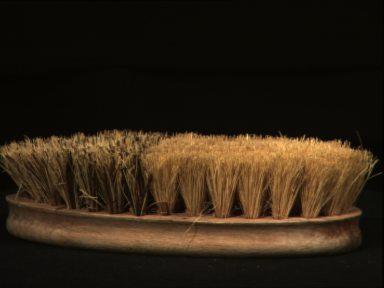
#> input picture algo_unit_test/test2.png, 384 x 288 px
$ python test_harris.py   (Python 2 division)
#> lines starting #> are read from the running program, lines starting #| are printed output that depends on the picture; after the words box and inside, x2 and y2 are one past the last pixel; in counts of white or black regions, pixels touching at a corner belong together
import cv2
import numpy as np

filename = 'test2.png'
img = cv2.imread(filename)
#> img is the input picture: shape (288, 384, 3); mean B, G, R 19.8, 34.3, 46.1
gray = cv2.cvtColor(img,cv2.COLOR_BGR2GRAY)
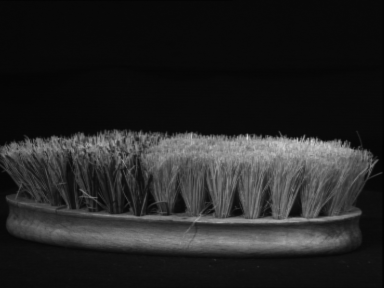
#> gray: shape (288, 384); min 1, max 216, mean 36.2

gray = np.float32(gray)
dst = cv2.cornerHarris(gray,2,3,0.04)
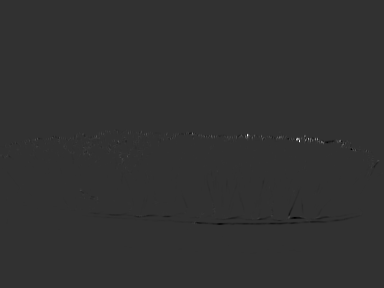
#> dst: shape (288, 384) float32; min -3828034.5, max 15926985, mean -688.5; drawn with min black and max white
#dst = cv2.goodFeaturesToTrack(gray, 500, 0.03, 10, None, None, 2, useHarrisDetector=True, k=0.04)

print dst
#> (printed output is left out)
print dst.shape
#| (288, 384)

#result is dilated for marking the corners, not important
dst = cv2.dilate(dst,None)
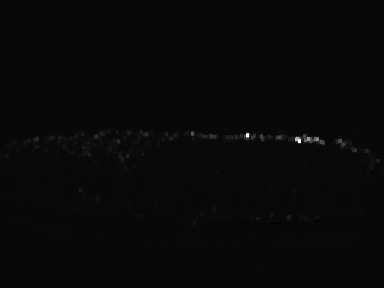
#> dst: shape (288, 384) float32; min -581584.3, max 15926985, mean 37243.9; drawn with min black and max white

print dst
#> (printed output is left out)

# Threshold for an optimal value, it may vary depending on the image.
img[dst>0.01*dst.max()]=[0,0,255]
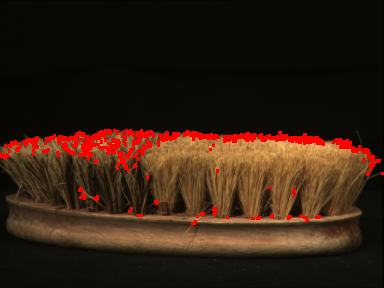
#> img: shape (288, 384, 3); 3.54% of pixels changed, all inside (x1, y1, x2, y2) = (0, 129, 384, 225)

cv2.imshow('dst',img)
if cv2.waitKey(0) & 0xff == 27:
#> (key Esc is pressed here)
    cv2.destroyAllWindows()

$ run again, with algo_unit_test/test1.png copied over algo_unit_test/test2.png
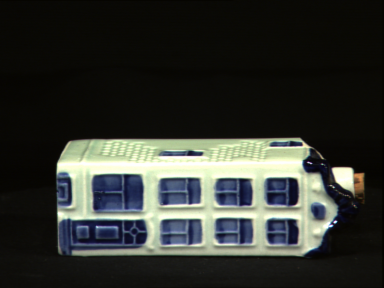
#> input picture algo_unit_test/test1.png, 384 x 288 px
#> img is the input picture: shape (288, 384, 3); mean B, G, R 47.2, 52.2, 49.8
#> `dst = cv2.cornerHarris(gray,2,3,0.04)`:
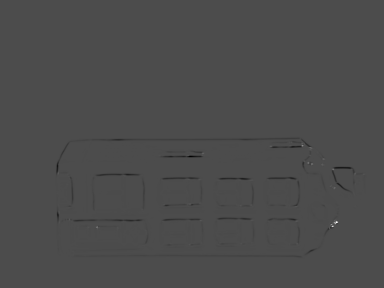
#> dst: shape (288, 384) float32; min -64175736, max 151102160, mean -284159.1; drawn with min black and max white
#> (printed output is left out)
#| (288, 384)
#> (printed output is left out)
#> `img[dst>0.01*dst.max()]=[0,0,255]`:
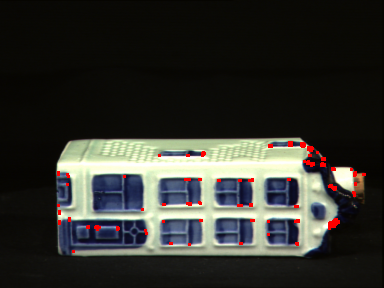
#> img: shape (288, 384, 3); 0.93% of pixels changed, all inside (x1, y1, x2, y2) = (57, 141, 366, 253)

$ run again, with algo_unit_test/test3.png copied over algo_unit_test/test2.png
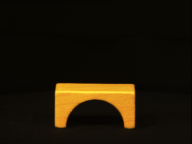
#> input picture algo_unit_test/test3.png, 192 x 144 px
#> img is the input picture: shape (144, 192, 3); mean B, G, R 7.2, 21.5, 29.3
#> (printed output is left out)
#| (144, 192)
#> `dst = cv2.dilate(dst,None)`:
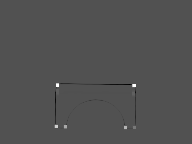
#> dst: shape (144, 192) float32; min -3397416.2, max 7248929, mean 1298.6; drawn with min black and max white
#> (printed output is left out)
#> `img[dst>0.01*dst.max()]=[0,0,255]`:
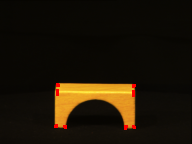
#> img: shape (144, 192, 3); 0.48% of pixels changed, all inside (x1, y1, x2, y2) = (54, 83, 136, 130)
